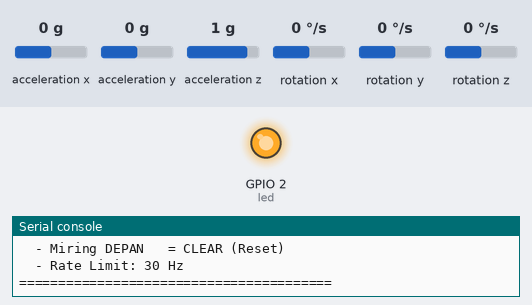
This program was run on a simulated ESP32 board running MicroPython. Parts: output pins drawn as LEDs (lit = HIGH), the last lines printed to the serial console. The test bench sets the inputs (shaded band); at power-on: acceleration x 0 g, acceleration y 0 g, acceleration z 1 g, rotation x 0 °/s, rotation y 0 °/s, rotation z 0 °/s. WiFi joins after 1.5 s; no MQTT or app messages arrive unless stated; library files of the repository ran but are not shown: mpu6050.py.

Above: at 3.4 s.
3.5 s: acceleration x set to -0.3 g
5.0 s: acceleration x set to -0.6 g
8.0 s: acceleration x set to 0 g
At 8.6 s:
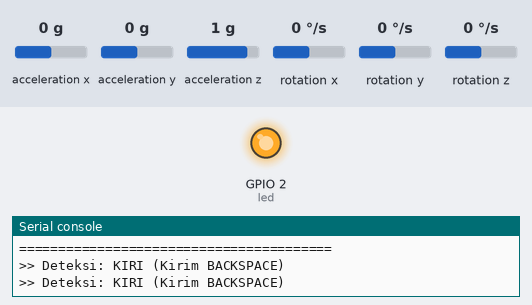
9.5 s: acceleration x set to -1.4 g
At 10.7 s:
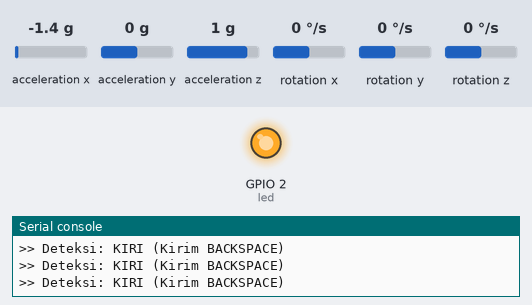
Timing chart, 0 to 13.5 s (numbered marks = the images above; inputs shaded):
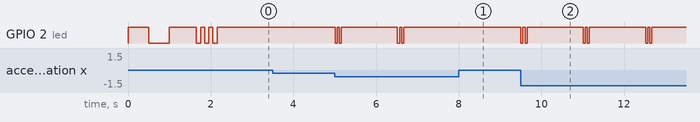

The program:

main.py
```python
import network
import time
from machine import I2C, Pin
from umqtt.simple import MQTTClient
from mpu6050 import accel

# ==========================================
# KONFIGURASI WIFI (GANTI INI!)
# ==========================================
SSID = "Ryanesok"
PASSWORD = ""

# ==========================================
# KONFIGURASI MQTT
# ==========================================
MQTT_BROKER = "broker.hivemq.com"
CLIENT_ID = "esp32-kelompok-4-sensor"
TOPIC = "pameran/gerakan"

# ==========================================
# SETUP PIN & SENSOR
# ==========================================
# I2C untuk ESP32 standar: SDA=Pin 21, SCL=Pin 22
i2c = I2C(0, scl=Pin(22), sda=Pin(21))
sensor = accel(i2c)

# LED Indikator (Biasanya Pin 2 untuk onboard, atau sesuaikan jika pakai eksternal)
led = Pin(2, Pin.OUT)

def connect_wifi():
    wlan = network.WLAN(network.STA_IF)
    wlan.active(True)
    if not wlan.isconnected():
        print('Menghubungkan ke WiFi...')
        wlan.connect(SSID, PASSWORD)
        while not wlan.isconnected():
            led.value(not led.value()) # Kedip saat mencoba konek
            time.sleep(0.5)
    print('WiFi Terhubung:', wlan.ifconfig())
    led.value(1) # Nyala terus jika sudah konek WiFi

def connect_mqtt():
    try:
        client = MQTTClient(CLIENT_ID, MQTT_BROKER)
        client.connect()
        print('✓ Terhubung ke MQTT Broker:', MQTT_BROKER)
        print('✓ Topic:', TOPIC)
        # Blink LED to indicate connection
        for _ in range(3):
            led.value(0)
            time.sleep(0.1)
            led.value(1)
            time.sleep(0.1)
        return client
    except Exception as e:
        print('✗ Gagal konek MQTT:', e)
        return None

def main():
    print("="*40)
    print("ESP32 - Gesture Control System")
    print("Kelompok 4")
    print("="*40)

    connect_wifi()
    client = connect_mqtt()

    if not client:
        print("✗ MQTT gagal, sistem akan restart dalam 5 detik...")
        time.sleep(5)
        import machine
        machine.reset()

    # Kalibrasi manual / Threshold
    # Sesuaikan angka ini jika sensor terlalu sensitif atau kurang sensitif
    # Nilai AcX berkisar antara -16000 sampai 16000
    BATAS_MIRING = 7000

    last_msg_time = 0
    COOLDOWN = 1500  # Jeda 1.5 detik antar gestur agar tidak spam

    # Rate limiting untuk data streaming
    PUBLISH_RATE = 30  # Hz (30 kali per detik)
    publish_interval = 1000 // PUBLISH_RATE  # milliseconds
    last_publish_time = 0

    # WiFi reconnect tracking
    wifi_check_interval = 10000  # Check every 10 seconds
    last_wifi_check = 0

    # Error counter untuk auto-restart
    error_count = 0
    MAX_ERRORS = 10

    print("\n✓ Sistem Siap!")
    print("Instruksi:")
    print("  - Miring KANAN   = SPACE (Spasi)")
    print("  - Miring KIRI    = BACKSPACE (Hapus)")
    print("  - Miring DEPAN   = CLEAR (Reset)")
    print(f"  - Rate Limit: {PUBLISH_RATE} Hz")
    print("="*40)

    while True:
        try:
            now = time.ticks_ms()

            # ===== WiFi AUTO-RECONNECT =====
            if time.ticks_diff(now, last_wifi_check) > wifi_check_interval:
                wlan = network.WLAN(network.STA_IF)
                if not wlan.isconnected():
                    print("⚠ WiFi terputus! Reconnecting...")
                    connect_wifi()
                    client = connect_mqtt()
                last_wifi_check = now

            # ===== BACA SENSOR DENGAN ERROR HANDLING =====
            try:
                data = sensor.get_values()
                ax = data["AcX"] # Kemiringan Kiri/Kanan
                ay = data["AcY"] # Kemiringan Depan/Belakang
                az = data["AcZ"] # Kemiringan Atas/Bawah

                # Reset error counter on successful read
                error_count = 0

            except OSError as e:
                # I2C timeout or bus error
                print(f"⚠ I2C Error: {e}")
                error_count += 1

                if error_count >= MAX_ERRORS:
                    print("✗ Terlalu banyak error I2C, restart sistem...")
                    time.sleep(2)
                    import machine
                    machine.reset()

                time.sleep(0.1)
                continue

            # ===== RATE-LIMITED DATA PUBLISHING =====
            # Publish sensor data stream untuk sensor fusion
            if time.ticks_diff(now, last_publish_time) >= publish_interval:
                if client:
                    try:
                        # Kirim data sensor mentah sebagai JSON untuk sensor fusion
                        import ujson
                        sensor_data = ujson.dumps({
                            "AcX": ax,
                            "AcY": ay,
                            "AcZ": az,
                            "timestamp": now
                        })
                        # Optional: uncomment untuk streaming data ke desktop
                        # client.publish(TOPIC, sensor_data)
                        last_publish_time = now
                    except Exception as e:
                        print(f"⚠ Publish error: {e}")

            # ===== GESTURE DETECTION =====
            # Cek apakah masa tenggang (cooldown) sudah lewat
            if time.ticks_diff(now, last_msg_time) > COOLDOWN:

                pesan = ""

                # --- LOGIKA DETEKSI ---

                # 1. MIRING KANAN -> SPASI
                if ax > BATAS_MIRING:
                    pesan = "SPACE"
                    print(">> Deteksi: KANAN (Kirim SPACE)")

                # 2. MIRING KIRI -> HAPUS
                elif ax < -BATAS_MIRING:
                    pesan = "BACKSPACE"
                    print(">> Deteksi: KIRI (Kirim BACKSPACE)")

                # 3. MIRING DEPAN -> RESET
                # Jika akselerasi Y miring ke depan (positif)
                elif ay > BATAS_MIRING:
                    pesan = "CLEAR"
                    print(">> Deteksi: DEPAN (Kirim CLEAR)")

                # 4. MIRING BELAKANG -> RESET (alternatif)
                # Uncomment jika ingin miring belakang juga bisa clear
                # elif ay < -BATAS_MIRING:
                #     pesan = "CLEAR"
                #     print(">> Deteksi: BELAKANG (Kirim CLEAR)")

                # --- KIRIM DATA ---
                if pesan != "":
                    if client:
                        try:
                            client.publish(TOPIC, pesan)
                            last_msg_time = now  # Reset cooldown

                            # Kedip LED cepat sebagai tanda data terkirim
                            for _ in range(2):
                                led.value(0)
                                time.sleep(0.05)
                                led.value(1)
                                time.sleep(0.05)
                        except Exception as e:
                            print(f"⚠ MQTT publish error: {e}")
                            client = connect_mqtt()
                    else:
                        print("⚠ Client MQTT putus, mencoba reconnect...")
                        client = connect_mqtt()

            time.sleep(0.01)  # 10ms loop (100 Hz sampling)

        except KeyboardInterrupt:
            print("\n✓ Program dihentikan oleh user")
            break

        except Exception as e:
            print(f"✗ Error Loop: {e}")
            error_count += 1

            if error_count >= MAX_ERRORS:
                print("✗ Terlalu banyak error, restart sistem...")
                time.sleep(2)
                import machine
                machine.reset()

            time.sleep(0.5)

if __name__ == "__main__":
    main()
```

Measured:
- after the input at 3.5 s, every drawn part: stays the same
- after the input at 8.0 s, GPIO 2 (led): stops changing and stays HIGH
- after the input at 9.5 s, GPIO 2 (led): HIGH → LOW at once, then repeats every 1.5 s: HIGH 0.05 s, LOW 0.05 s, HIGH 1.4 s, LOW 0.05 s
